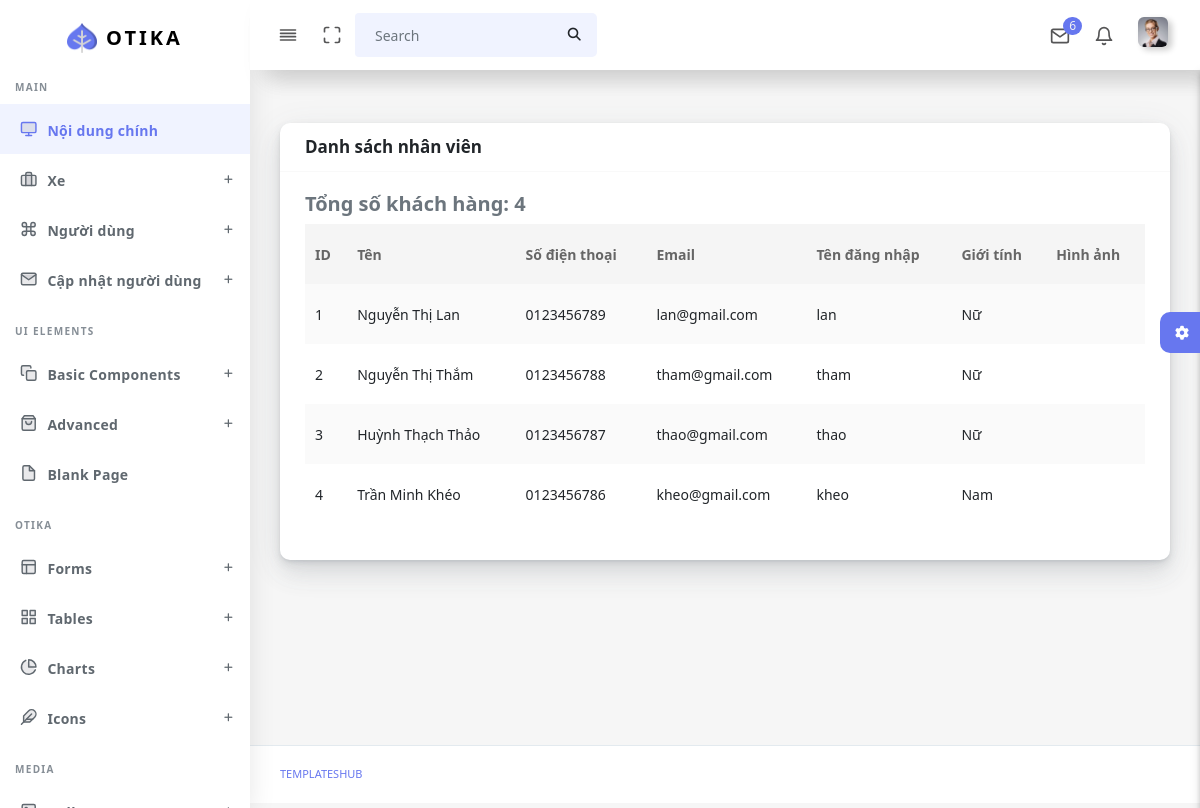
/admin/thongtinquanly.php, run on an earlier commit of the app's database.
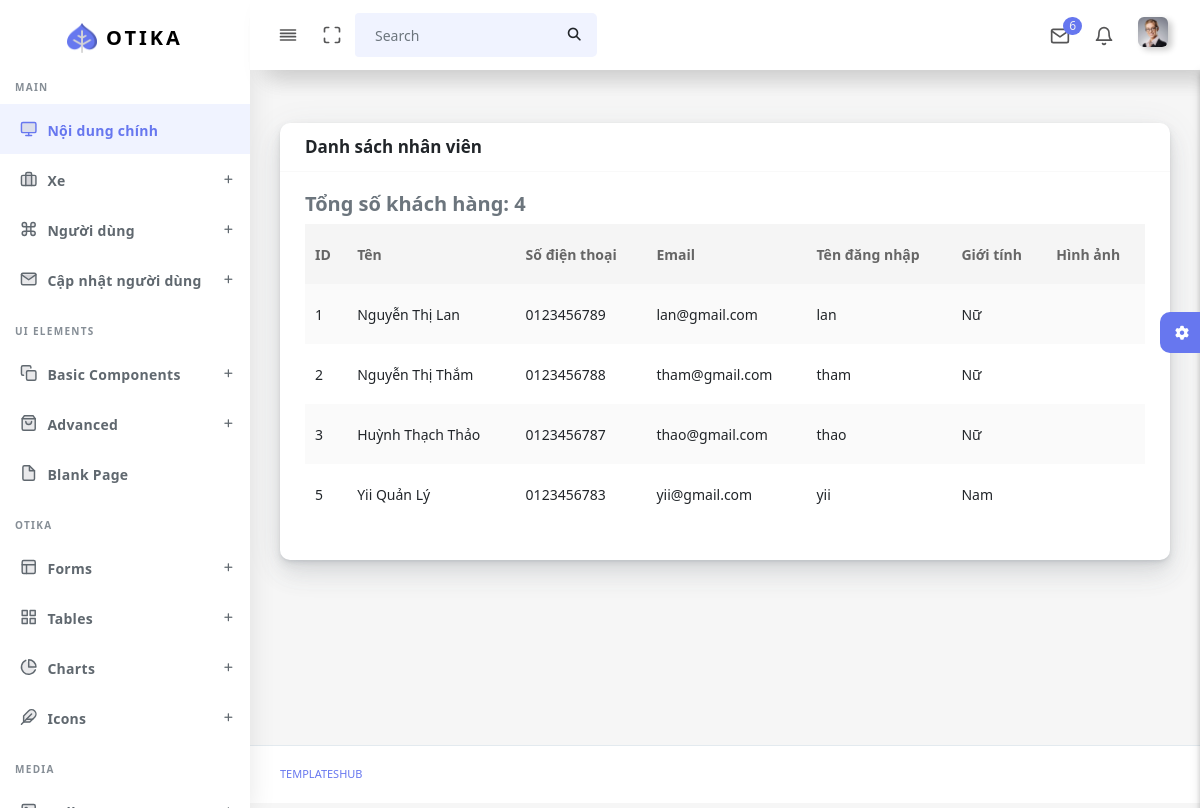
And on a later commit of the database.
### tables this page shows
CREATE TABLE `nhanvien` (
  `NV_ID` int(11) NOT NULL,
  `QH_MA` int(11) DEFAULT NULL,
  `VT_MA` int(11) DEFAULT NULL,
  `NV_TEN` varchar(50) NOT NULL,
  `NV_SDT` varchar(10) NOT NULL,
  `NV_EMAIL` varchar(30) NOT NULL,
  `NV_USERNAME` varchar(30) NOT NULL,
  `NV_PASSWORD` varchar(100) NOT NULL,
  `NV_GIOITINH` tinyint(1) NOT NULL,
  `NV_HINHANH` char(200) DEFAULT NULL
);

### admin/thongtinquanly.php (the view, shortened to what this page needs)
<!DOCTYPE html>
<html lang="en">
<?php
  include("connect.php");
  include('head.php');
?>
<body>
  <div id="app">
    <div class="main-wrapper main-wrapper-1">
      <div class="navbar-bg"></div>
      <nav class="navbar navbar-expand-lg main-navbar sticky">
        <div class="form-inline mr-auto">
          <ul class="navbar-nav mr-3">
            <li><a href="#" data-toggle="sidebar" class="nav-link nav-link-lg
									collapse-btn"> <i data-feather="align-justify"></i></a></li>
            <li><a href="#" class="nav-link nav-link-lg fullscreen-btn">
              </a></li>
            <li>
              <form class="form-inline mr-auto">
                <div class="search-element">
                  <button class="btn" type="submit">
                  </button>
                </div>
              </form>
            </li>
          </ul>
        </div>
        <ul class="navbar-nav navbar-right">
          <li class="dropdown dropdown-list-toggle"><a href="#" data-toggle="dropdown"
              class="nav-link nav-link-lg message-toggle"><i data-feather="mail"></i>
              <span class="badge headerBadge1">
                6 </span> </a>
          </li>
          <li class="dropdown dropdown-list-toggle"><a href="#" data-toggle="dropdown"
              class="nav-link notification-toggle nav-link-lg"><i data-feather="bell" class="bell"></i>
            </a>
          </li>
          <li class="dropdown"><a href="#" data-toggle="dropdown"
              class="nav-link dropdown-toggle nav-link-lg nav-link-user"> <img alt="image" src="assets/img/user.png"
                class="user-img-radious-style"> <span class="d-sm-none d-lg-inline-block"></span></a>
          </li>
        </ul>
      </nav>
      <?php
        include('navbar.php');
        include('sidebar.php');
      ?>
      <div class="main-content">
        <section class="section">
          <div class="section-body">
            <div class="row">
            <div class="col-12">
        <div class="card">
            <div class="card-header">
                <h4>Danh sách nhân viên</h4>
            </div>
            <div class="card-body">
    <div class="table-responsive">
        <table class="table table-striped table-hover" id="tableExport" style="width:100%;">
            <thead>
                <tr><th>ID</th>
                    <th>Tên</th>
                    <th>Số điện thoại</th>
                    <th>Email</th>
                    <th>Tên đăng nhập</th>
                    <th>Giới tính</th>
                    <th>Hình ảnh</th>
                </tr>
            </thead>
            <tbody>
                <?php
                $sql = "SELECT nv_id, nv_ten, nv_sdt, nv_email, nv_username, nv_gioitinh, nv_hinhanh FROM nhanvien
                WHERE vt_ma = 2";
                $result = $conn->query($sql);
                if ($result->num_rows > 0) {
                    while ($row = $result->fetch_assoc()) {
                        echo "<tr>";
                        echo "<td>" . $row["nv_id"] . "</td>";
                        echo "<td>" . $row["nv_ten"] . "</td>";
                        echo "<td>" . $row["nv_sdt"] . "</td>";
                        echo "<td>" . $row["nv_email"] . "</td>";
                        echo "<td>" . $row["nv_username"] . "</td>";
                        echo "<td>";
                        if ($row["nv_gioitinh"] == 1) {
                            echo "Nam";
                        } elseif ($row["nv_gioitinh"] == 0) {
                            echo "Nữ";
                        } else {
                            echo "Không xác định";
                        }
                        echo "</td>";
                        echo '<td>';
            echo '</td>';
            echo "</tr>";
        }
        $totalEmployees = $result->num_rows;
        echo "<h5>Tổng số khách hàng: $totalEmployees</h5>";
    } else {
        echo "Không có dữ liệu nhân viên.";
    }
                ?>
            </tbody>
        </table>
    </div>
</div>
        </div>
    </div>
            </div>
          </div>
        </section>
        <div class="settingSidebar">
          <a href="javascript:void(0)" class="settingPanelToggle"> <i class="fa fa-spin fa-cog"></i>
          </a>
        </div>
      </div>
      <footer class="main-footer">
        <div class="footer-left">
          <a href="templateshub.net">Templateshub</a></a>
        </div>
      </footer>
    </div>
  </div>
</body>
</html>

### admin/head.php (shortened to what this page needs)
<head>
  <link rel="stylesheet" href="assets/css/app.min.css">
  <link rel="stylesheet" href="https://cdnjs.cloudflare.com/ajax/libs/font-awesome/6.4.2/css/all.min.css"
 />
  <link rel="stylesheet" href="assets/css/style.css">
  <link rel="stylesheet" href="assets/css/components.css">
  <link rel="stylesheet" href="assets/css/custom.css">
  <link rel="stylesheet" href="assets/css/font-awesome.min.css">
  <link rel="stylesheet" href="path/to/font-awesome/css/font-awesome.min.css">
</head>

### admin/navbar.php (shortened to what this page needs)
<nav class="navbar navbar-expand-lg main-navbar sticky">
    <div class="form-inline mr-auto">
        <ul class="navbar-nav mr-3">
        <li><a href="#" data-toggle="sidebar" class="nav-link nav-link-lg
                                collapse-btn"> <i data-feather="align-justify"></i></a></li>
        <li><a href="#" class="nav-link nav-link-lg fullscreen-btn">
            <i data-feather="maximize"></i>
            </a></li>
        <li>
            <form class="form-inline mr-auto">
            <div class="search-element">
                <input class="form-control" type="search" placeholder="Search" aria-label="Search" data-width="200">
                <button class="btn" type="submit">
                <i class="fas fa-search"></i>
                </button>
            </div>
            </form>
        </li>
        </ul>
    </div>
    <ul class="navbar-nav navbar-right">
        <li class="dropdown dropdown-list-toggle"><a href="#" data-toggle="dropdown"
            class="nav-link nav-link-lg message-toggle"><i data-feather="mail"></i>
            <span class="badge headerBadge1">
            6 </span> </a>
        </li>
        <li class="dropdown dropdown-list-toggle"><a href="#" data-toggle="dropdown"
            class="nav-link notification-toggle nav-link-lg"><i data-feather="bell" class="bell"></i>
        </a>
        </li>
        <li class="dropdown"><a href="#" data-toggle="dropdown"
            class="nav-link dropdown-toggle nav-link-lg nav-link-user"> <img alt="image" src="assets/img/user.png"
            class="user-img-radious-style"> <span class="d-sm-none d-lg-inline-block"></span></a>
        </li>
    </ul>
    </nav>

### admin/sidebar.php (shortened to what this page needs)
<div class="main-sidebar sidebar-style-2">
        <aside id="sidebar-wrapper">
          <div class="sidebar-brand">
            <a href="index.html"> <img alt="image" src="assets/img/logo.png" class="header-logo" /> <span
                class="logo-name">Otika</span>
            </a>
          </div>
          <ul class="sidebar-menu">
            <li class="menu-header">Main</li>
            <li class="dropdown active">
              <a href="index.php" class="nav-link"><i data-feather="monitor"></i><span>Nội dung chính</span></a>
            </li>
            <li class="dropdown">
              <a href="#" class="menu-toggle nav-link has-dropdown"><i
                  data-feather="briefcase"></i><span>Xe</span></a>
            </li>
            <li class="dropdown">
              <a href="#" class="menu-toggle nav-link has-dropdown"><i data-feather="command"></i><span>Người dùng</span></a>
            </li>
            <li class="dropdown">
              <a href="#" class="menu-toggle nav-link has-dropdown"><i data-feather="mail"></i><span>Cập nhật người dùng</span></a>
            </li>
            <li class="menu-header">UI Elements</li>
            <li class="dropdown">
              <a href="#" class="menu-toggle nav-link has-dropdown"><i data-feather="copy"></i><span>Basic
                  Components</span></a>
            </li>
            <li class="dropdown">
              <a href="#" class="menu-toggle nav-link has-dropdown"><i
                  data-feather="shopping-bag"></i><span>Advanced</span></a>
            </li>
            <li><a class="nav-link" href="blank.html"><i data-feather="file"></i><span>Blank Page</span></a></li>
            <li class="menu-header">Otika</li>
            <li class="dropdown">
              <a href="#" class="menu-toggle nav-link has-dropdown"><i data-feather="layout"></i><span>Forms</span></a>
            </li>
            <li class="dropdown">
              <a href="#" class="menu-toggle nav-link has-dropdown"><i data-feather="grid"></i><span>Tables</span></a>
            </li>
            <li class="dropdown">
              <a href="#" class="menu-toggle nav-link has-dropdown"><i
                  data-feather="pie-chart"></i><span>Charts</span></a>
            </li>
            <li class="dropdown">
              <a href="#" class="menu-toggle nav-link has-dropdown"><i data-feather="feather"></i><span>Icons</span></a>
            </li>
            <li class="menu-header">Media</li>
            <li class="dropdown">
              <a href="#" class="menu-toggle nav-link has-dropdown"><i data-feather="image"></i><span>Gallery</span></a>
            </li>
          </ul>
        </aside>
      </div>

What changed in the data, as far as the page shows it:
no longer on this page (row edited): nhanvien: NV_ID "4", NV_TEN "Trần Minh Khéo", NV_SDT "0123456786", NV_EMAIL "kheo@gmail.com", NV_USERNAME "kheo", NV_GIOITINH "Nam"
now on this page (row edited): nhanvien: NV_ID "5", NV_TEN "Yii Quản Lý", NV_SDT "0123456783", NV_EMAIL "yii@gmail.com", NV_USERNAME "yii", NV_GIOITINH "Nam"
